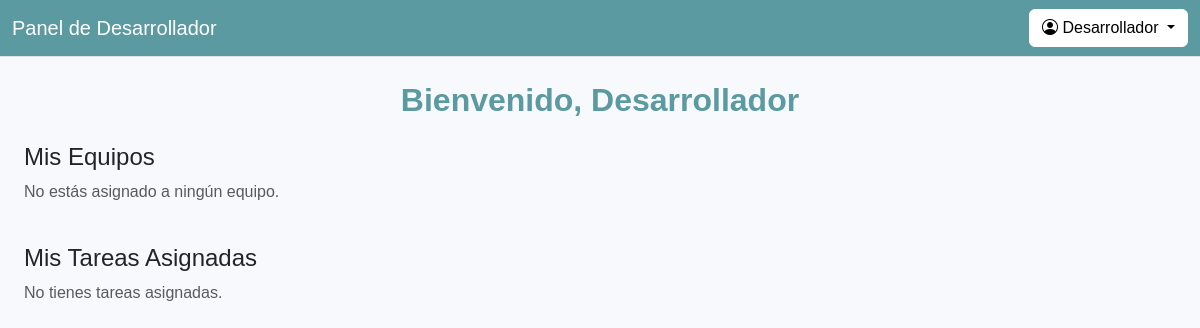
Page /desarrollador_home/ (signed in) on the earlier database version.
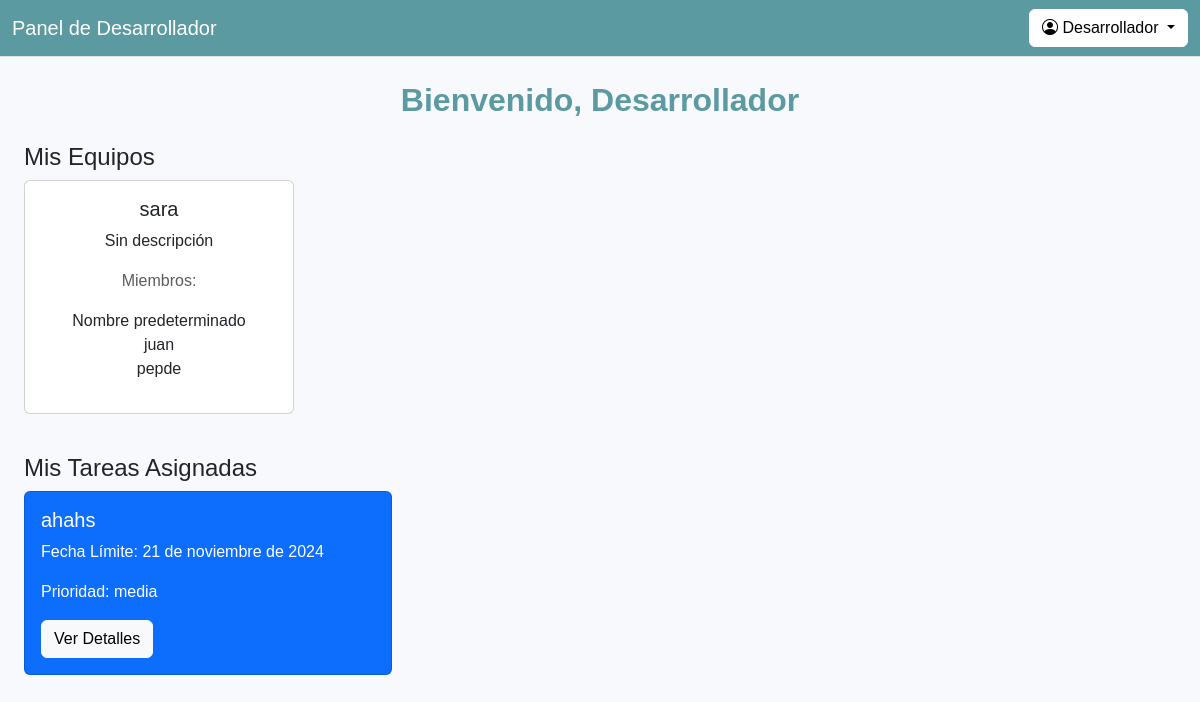
Same page on the later database version.
### project/models.py (models this page shows, shortened)
class Equipo(models.Model):
    nombre = models.CharField(max_length=100)
    descripcion = models.TextField(default="Sin descripción")
    miembros = models.ManyToManyField(Usuario)  # Usar tu modelo Usuario

class Usuario(models.Model):
    ADMINISTRADOR = 'Administrador'
    LIDER_PROYECTO = 'Líder de Proyecto'
    DESARROLLADOR = 'Desarrollador'
    ROLES = [
        (ADMINISTRADOR, 'Administrador'),
        (LIDER_PROYECTO, 'Líder de Proyecto'),
        (DESARROLLADOR, 'Desarrollador'),
    ]
    id = models.AutoField(primary_key=True)
    nombre = models.CharField(max_length=100, default="Nombre predeterminado")
    correo_electronico = models.EmailField(unique=True)
    contrasena = models.CharField(max_length=255)
    rol = models.CharField(max_length=50, choices=ROLES, default=DESARROLLADOR)

class Tarea(models.Model):
    id = models.AutoField(primary_key=True)
    titulo = models.CharField(max_length=100)
    descripcion = models.TextField()
    fecha_limite = models.DateField()
    prioridad = models.CharField(max_length=50)
    estado = models.CharField(max_length=50)
    observaciones = models.TextField(blank=True)
    equipo = models.ForeignKey(Equipo, on_delete=models.CASCADE)
    asignado_a = models.ForeignKey(Desarrollador, on_delete=models.CASCADE)

### project/views.py (the view)
# urls.py: path('desarrollador_home/', views.desarrollador_home, name='desarrollador_home'),
def desarrollador_home(request):
    usuario_id = request.session.get('usuario_id')
    if not usuario_id:
        return redirect('login')
    usuario = Usuario.objects.get(id=usuario_id)
    if usuario.rol != 'Desarrollador':
        return redirect('index')
    equipos = Equipo.objects.filter(miembros=usuario)
    tareas = Tarea.objects.filter(asignado_a__usuario=usuario)
    return render(request, 'desarrollador_home.html', {
        'equipos': equipos,
        'tareas': tareas,
    })

### project/templates/desarrollador_home.html (shortened to what this page needs)
{% load static %}
<!DOCTYPE html>
<html lang="es">
<head>
    <link href="https://cdn.jsdelivr.net/npm/bootstrap@5.3.3/dist/css/bootstrap.min.css" rel="stylesheet">
    <link href="https://cdn.jsdelivr.net/npm/bootstrap-icons/font/bootstrap-icons.css" rel="stylesheet">
    <link href="{% static 'css/gestion_usuarios.css' %}" rel="stylesheet">
</head>
<body style="background-color: #f7f9fc;">
    <nav class="navbar navbar-expand-lg navbar-light bg-light border-bottom">
        <div class="container-fluid">
            <span class="navbar-brand">
                {% if request.session.rol == 'Administrador' %}
                    Panel de Administrador
                {% elif request.session.rol == 'Líder de Proyecto' %}
                    Panel de Líder de Proyecto
                {% elif request.session.rol == 'Desarrollador' %}
                    Panel de Desarrollador
                {% endif %}
            </span>
            <div class="dropdown ms-auto">
                <button class="btn btn-secondary dropdown-toggle" type="button" id="perfilMenu" data-bs-toggle="dropdown" aria-expanded="false">
                    <i class="bi bi-person-circle"></i>
                    {% if request.session.rol == 'Administrador' %}
                        Administrador
                    {% elif request.session.rol == 'Líder de Proyecto' %}
                        Líder de Proyecto
                    {% elif request.session.rol == 'Desarrollador' %}
                        Desarrollador
                    {% endif %}
                </button>
            </div>
        </div>
    </nav>
    <div class="d-flex">
        <div class="p-4" style="flex: 1;">
            <h2>Bienvenido, Desarrollador</h2>
            <div class="my-4">
                <h4>Mis Equipos</h4>
                <div class="row">
                    {% for equipo in equipos %}
                        <div class="col-md-3 mb-3">
                            <div class="card text-center">
                                <div class="card-body">
                                    <h5 class="card-title">{{ equipo.nombre }}</h5>
                                    <p class="card-text">{{ equipo.descripcion }}</p>
                                    <p class="text-muted">Miembros:</p>
                                    <ul class="list-unstyled">
                                        {% for miembro in equipo.miembros.all %}
                                            <li>{{ miembro.nombre }}</li>
                                        {% endfor %}
                                    </ul>
                                </div>
                            </div>
                        </div>
                    {% empty %}
                        <p class="text-muted">No estás asignado a ningún equipo.</p>
                    {% endfor %}
                </div>
            </div>
            <div class="my-4">
                <h4>Mis Tareas Asignadas</h4>
                <div class="row">
                    {% for tarea in tareas %}
                        <div class="col-md-4 mb-3">
                            <div class="card {% if tarea.estado == 'Pendiente' %}bg-warning{% elif tarea.estado == 'En Progreso' %}bg-primary text-white{% elif tarea.estado == 'Completada' %}bg-success text-white{% endif %}">
                                <div class="card-body">
                                    <h5 class="card-title">{{ tarea.titulo }}</h5>
                                    <p class="card-text">Fecha Límite: {{ tarea.fecha_limite }}</p>
                                    <p class="card-text">Prioridad: {{ tarea.prioridad }}</p>
                                    <button class="btn btn-light" data-bs-toggle="modal" data-bs-target="#tareaModal">Ver Detalles</button>
                                </div>
                            </div>
                        </div>
                        </div>
                    {% empty %}
                        <p class="text-muted">No tienes tareas asignadas.</p>
                    {% endfor %}
                </div>
            </div>
        </div>
    </div>
</body>
</html>

Differences in the rows shown:
added Equipo: nombre "sara", descripcion "Sin descripción"
now on this page (row unchanged): Usuario: nombre "Nombre predeterminado"
added Usuario: nombre "juan"
added Usuario: nombre "pepde"
added Tarea: titulo "ahahs", fecha_limite "21 de noviembre de 2024", prioridad "media"
Other differences:
text no longer shown: "No estás asignado a ningún equipo. No tienes tareas asignadas."
